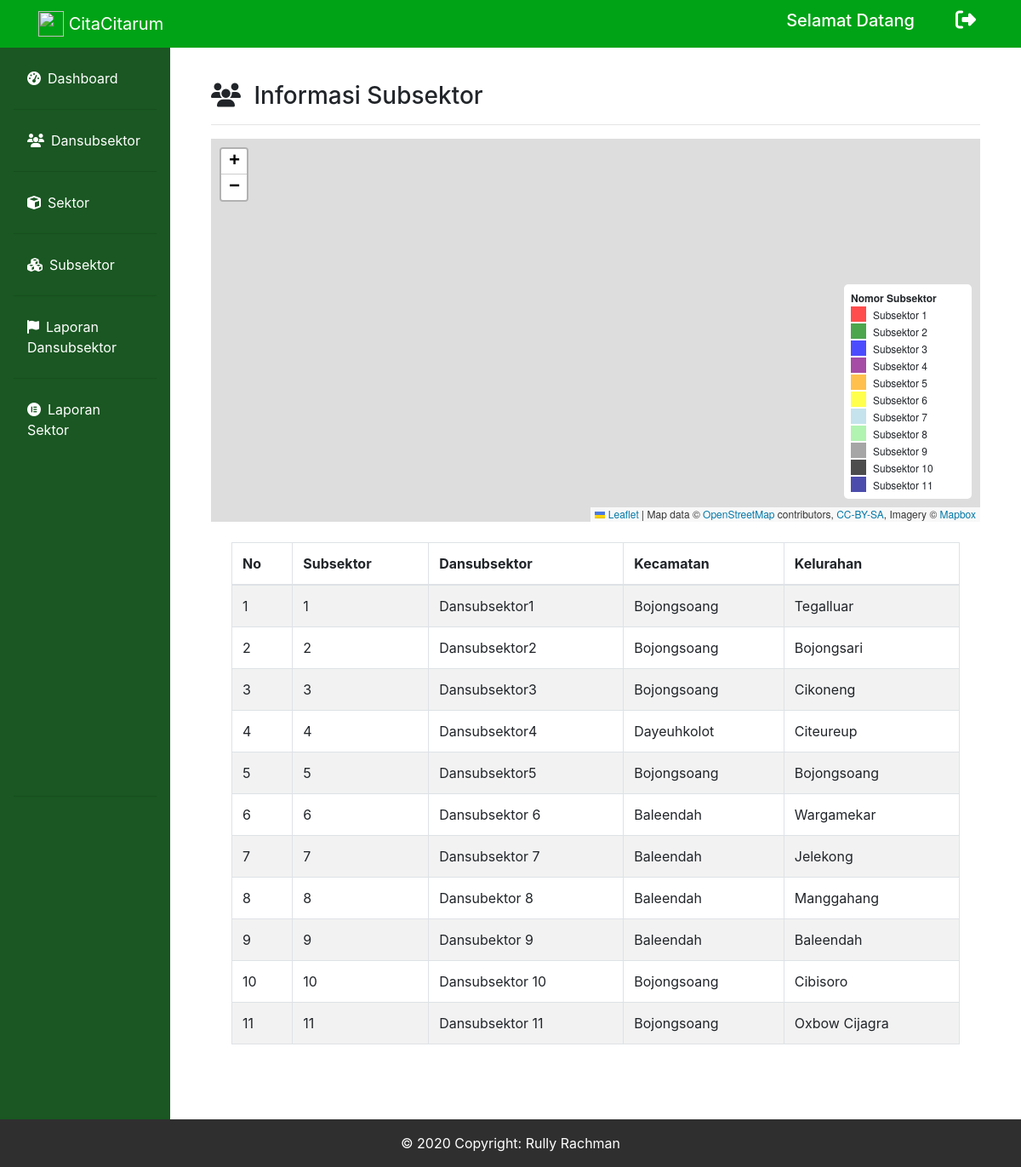
/dansektor_subsektor.php, run on the app's committed database.
### tables this page shows
CREATE TABLE `subsektor` (
  `id_subsektor` int(50) NOT NULL,
  `nama_subsektor` varchar(50) NOT NULL,
  `id_sektor` int(50) NOT NULL
);

CREATE TABLE `dansubsektor` (
  `id_dansubsektor` int(100) NOT NULL,
  `username_dansubsektor` varchar(100) NOT NULL,
  `password_dansubsektor` varchar(100) NOT NULL,
  `nama_dansubsektor` varchar(100) NOT NULL,
  `pangkat_dansubsektor` varchar(50) NOT NULL,
  `id_sektor` int(50) NOT NULL,
  `id_subsektor` int(50) NOT NULL
);

CREATE TABLE `wilayah_subsektor` (
  `id_wilayahsubsektor` int(50) NOT NULL,
  `id_sektor` int(50) NOT NULL,
  `id_subsektor` int(50) NOT NULL,
  `peta_subsektor` varchar(200) NOT NULL,
  `kecamatan` varchar(200) NOT NULL,
  `kelurahan` varchar(200) NOT NULL
);

### dansektor_subsektor.php (the view, shortened to what this page needs)
<?php
include("connect.php");
?>
<!doctype html>
<html lang="en">
  <head>
    <link rel="stylesheet" href="https://stackpath.bootstrapcdn.com/bootstrap/4.4.1/css/bootstrap.min.css">
    <link rel="stylesheet" href="https://unpkg.com/leaflet@1.6.0/dist/leaflet.css"crossorigin=""/>
    <link rel="stylesheet" href="fontawesome/css/all.min.css">
  </head>
  <body>
        <nav class="navbar navbar-expand-lg navbar-dark bg-gradient-primary fixed-top" style="background-color: #00A316" id="bar">
            <div class="container">
                <a href="dansektor_dashboard.php" class="navbar-brand" href="index.php">
                    <img src="img/logocitarum.png" width="30" height="30" class="d-inline-block align-top" alt="">  CitaCitarum</a>
                <div class="collapse navbar-collapse" id="navbarText">
                <span class="mr-5"><h5>Selamat Datang <?php echo $_SESSION["name"]?></h5></span>
                <div class="icon">
                    <h4>
                        <a href="dansubsektor_dashboard.php?logout='1'" class="text-decoration-none"><i class="fas fa-sign-out-alt mr-2" data-toggle="tooltip" title="Logout"></i></a>
                    </h4>
                </div>
        </nav>
        <div class="row no-gutters mt-5">
        <div class="col-md-2 pt-2 sidebar" style="background-color:#1A5722">
        <ul class="nav flex-column pl-3 pr-3 pb-3 p-1 pt-3" style="background-color: #1A5722">
            <li class="nav-item">
                <a class="nav-link text-white active" href="dansektor_dashboard.php"><i class="fas fa-tachometer-alt mr-2"></i>Dashboard</a><hr>
            </li>
            <li class="nav-item">
                <a class="nav-link text-white" href="dansektor_dansubsektor.php"><i class="fas fa-users mr-2"></i>Dansubsektor</a><hr>
            </li>
            <li class="nav-item">
                <a class="nav-link text-white" href="dansektor_sektor.php" ><i class="fas fa-cube mr-2"></i>Sektor</a><hr>
            </li>
            <li class="nav-item">
                <a class="nav-link text-white" href="dansektor_subsektor.php"><i class="fas fa-cubes mr-2"></i>Subsektor</a><hr>
            </li>
            <li class="nav-item">
                <a class="nav-link text-white" href="dansektor_laporandansubsektor.php"><i class="fas fa-flag mr-2"></i>Laporan Dansubsektor</a><hr>
            </li>
            <li class="nav-item">
                <a class="nav-link text-white" href="dansektor_laporansektor.php" style="margin-bottom: 410px;"><i class="fab fa-elementor mr-2"></i>Laporan Sektor</a><hr>
            </li>
        </ul>
        </div>
        <div class="col-md-10 p-5">
            <h3><i class="fas fa-users mr-2"></i> Informasi Subsektor</h3>
            <hr>
            <div id="mapid"></div>
            <div class="p-4"id="informasi">
            <table class="table table-striped table-bordered">
            <thead>
                <tr>
                <th scope="col">No</th>
                <th scope="col">Subsektor</th>
                <th scope="col">Dansubsektor</th>
                <th scope="col">Kecamatan</th>
                <th scope="col">Kelurahan</th>
                </tr>
            </thead>
            <tbody>
            <?php
                $query = "SELECT * FROM subsektor INNER JOIN dansubsektor ON subsektor.id_subsektor = dansubsektor.id_subsektor INNER JOIN wilayah_subsektor ON wilayah_subsektor.id_subsektor = subsektor.id_subsektor ORDER BY subsektor.id_subsektor ASC";
                $sql = mysqli_query($conn, $query);
                $no = 1;
                while($row = mysqli_fetch_array($sql)){
                echo "
                    <tr>
                    <td>$no</td>
                    <td>$row[nama_subsektor]</td>
                    <td>$row[nama_dansubsektor]</td>
                    <td>$row[kecamatan]</td>
                    <td>$row[kelurahan]</td>
                    </tr>";
                    $no++;
                }
            ?>
            </tbody>
            </table>
            </div>
        </div>
    </div>
        <footer>
            <div class="footer-copyright text-center py-3">© 2020 Copyright: Rully Rachman
            </div>
        </footer>
  </body>
</html>

### dansektor_subsektor.php (style rules this page uses)
.navbar { color: white; }
.icon a { color: white; text-decoration: none; }
.footer-copyright { background-color: #2f2f2f; color: white; }
#mapid { height: 450px; }

### data on the page
subsektor: nama_subsektor "1", dansubsektor.nama_dansubsektor "Dansubsektor1", wilayah_subsektor.kecamatan "Bojongsoang", wilayah_subsektor.kelurahan "Tegalluar"
subsektor: nama_subsektor "2", dansubsektor.nama_dansubsektor "Dansubsektor2", wilayah_subsektor.kecamatan "Bojongsoang", wilayah_subsektor.kelurahan "Bojongsari"
subsektor: nama_subsektor "3", dansubsektor.nama_dansubsektor "Dansubsektor3", wilayah_subsektor.kecamatan "Bojongsoang", wilayah_subsektor.kelurahan "Cikoneng"
subsektor: nama_subsektor "4", dansubsektor.nama_dansubsektor "Dansubsektor4", wilayah_subsektor.kecamatan "Dayeuhkolot", wilayah_subsektor.kelurahan "Citeureup"
subsektor: nama_subsektor "5", dansubsektor.nama_dansubsektor "Dansubsektor5", wilayah_subsektor.kecamatan "Bojongsoang", wilayah_subsektor.kelurahan "Bojongsoang"
subsektor: nama_subsektor "6", dansubsektor.nama_dansubsektor "Dansubsektor 6", wilayah_subsektor.kecamatan "Baleendah", wilayah_subsektor.kelurahan "Wargamekar"
subsektor: nama_subsektor "7", dansubsektor.nama_dansubsektor "Dansubsektor 7", wilayah_subsektor.kecamatan "Baleendah", wilayah_subsektor.kelurahan "Jelekong"
subsektor: nama_subsektor "8", dansubsektor.nama_dansubsektor "Dansubektor 8", wilayah_subsektor.kecamatan "Baleendah", wilayah_subsektor.kelurahan "Manggahang"
subsektor: nama_subsektor "9", dansubsektor.nama_dansubsektor "Dansubektor 9", wilayah_subsektor.kecamatan "Baleendah", wilayah_subsektor.kelurahan "Baleendah"
subsektor: nama_subsektor "10", dansubsektor.nama_dansubsektor "Dansubsektor 10", wilayah_subsektor.kecamatan "Bojongsoang", wilayah_subsektor.kelurahan "Cibisoro"
subsektor: nama_subsektor "11", dansubsektor.nama_dansubsektor "Dansubsektor 11", wilayah_subsektor.kecamatan "Bojongsoang", wilayah_subsektor.kelurahan "Oxbow Cijagra"
